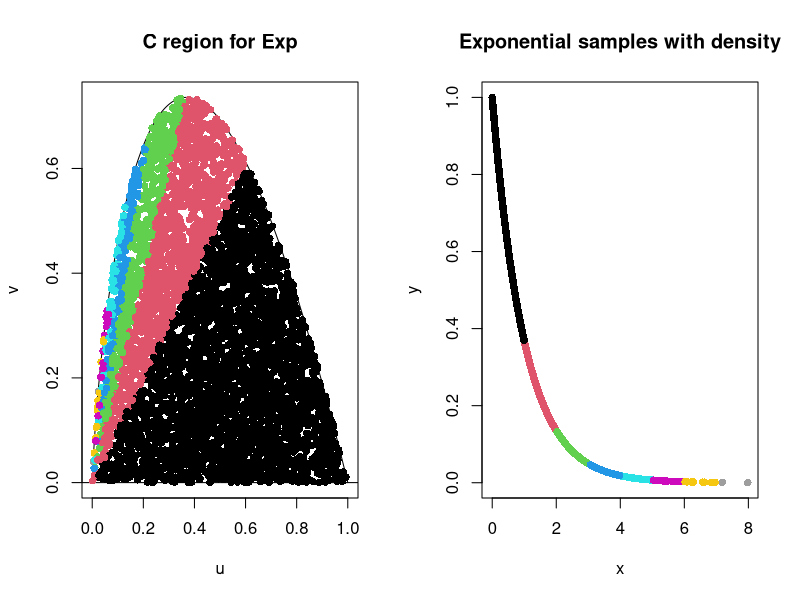
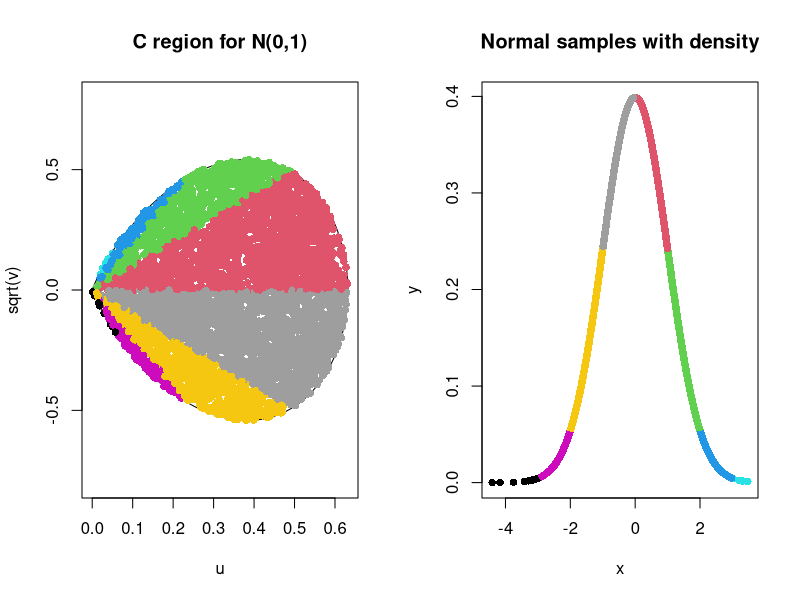

Recreate these plots in R, in order.
set.seed(10)

##############################################
#### RoU region for exponetial
##############################################
# to plot the regions
u <- seq(0, 1, length = 1e4)
v <- -2*u * log(u)

# accept-reject from C
N <- 5e3
samples <- matrix(0, nrow = N, ncol = 2)
n <- 0
while(n < N)
{
  prop.u <- runif(1, min = 0, max = 1)
  prop.v <- runif(1, min = 0, max = .8)
  if(prop.v <= -2*prop.u * log(prop.u))
  {
    n <- n+1
    samples[n, ] <- c(prop.u,prop.v)
  }
}

# define color based on regions
color <- 0
for(i in 1:10)
{
  color <- color + i*(samples[,2] > i*samples[,1] & samples[,2] < (i+1)*samples[,1])
}
# plot C with colors
par(mfrow = c(1,2))
plot(u, v, type = 'l', main = "C region for Exp")
abline(h = 0)
points(samples, col = color + 1, pch = 16)

x <- samples[,2]/samples[,1]
y <- dexp(x)
plot(x, y, col = color + 1, pch = 16, main = "Exponential samples with density")



##############################################
#### RoU region for normal
### ignoring constants
##############################################
# to plot the regions
u <- seq(0, (2*pi)^(-.25), length = 1e3)
v <- -4*u^2 *(log(u) + log(2*pi)/4)


N <- 5e3
samples <- matrix(0, nrow = N, ncol = 2)
n <- 0
while(n < N)
{
  prop.u <- runif(1, min = 0, max = (2*pi)^(-.25))
  prop.v <- runif(1, min = -1, max = 1 )
  if(abs(prop.v) <= sqrt(-4* prop.u^2 *(log(prop.u) + log(2*pi)/4) ) )
  {
    n <- n+1
    samples[n, ] <- c(prop.u,prop.v)
  }
}

# define color based on regions
color <- 0
for(i in 0:3)
{
  color <- color + (i+1)*(samples[,2] > i*samples[,1] & samples[,2] < (i+1)*samples[,1])
}
for(i in (-1:-3) )
{
  color <- color + (i+8)*(samples[,2] > i*samples[,1] & samples[,2] < (i+1)*samples[,1])
}
par(mfrow = c(1,2))
plot(u, sqrt(v), type = 'l', main = "C region for N(0,1)", ylim = c(-.8, .8))
lines(u, -sqrt(v) )

points(samples, col = color + 1, pch = 16)

x <- samples[,2]/samples[,1]
y <- dnorm(x)
plot(x, y, col = color + 1, pch = 16, main = "Normal samples with density")
